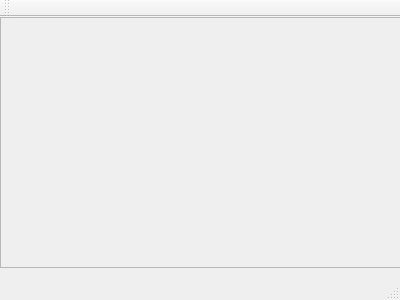
<?xml version="1.0" encoding="UTF-8"?>
<ui version="4.0">
 <class>MainWindow</class>
 <widget class="QMainWindow" name="MainWindow">
  <property name="geometry">
   <rect>
    <x>0</x>
    <y>0</y>
    <width>400</width>
    <height>300</height>
   </rect>
  </property>
  <property name="windowTitle">
   <string>MainWindow</string>
  </property>
  <widget class="QWidget" name="centralWidget">
   <widget class="QFrame" name="frame">
    <property name="geometry">
     <rect>
      <x>0</x>
      <y>0</y>
      <width>401</width>
      <height>251</height>
     </rect>
    </property>
    <property name="styleSheet">
     <string notr="true">background-image: url(:/background/checker.png);</string>
    </property>
    <property name="frameShape">
     <enum>QFrame::StyledPanel</enum>
    </property>
    <property name="frameShadow">
     <enum>QFrame::Raised</enum>
    </property>
   </widget>
  </widget>
  <widget class="QMenuBar" name="menuBar">
   <property name="geometry">
    <rect>
     <x>0</x>
     <y>0</y>
     <width>400</width>
     <height>21</height>
    </rect>
   </property>
  </widget>
  <widget class="QToolBar" name="mainToolBar">
   <attribute name="toolBarArea">
    <enum>TopToolBarArea</enum>
   </attribute>
   <attribute name="toolBarBreak">
    <bool>false</bool>
   </attribute>
  </widget>
  <widget class="QStatusBar" name="statusBar"/>
 </widget>
 <layoutdefault spacing="6" margin="11"/>
 <resources/>
 <connections/>
</ui>
